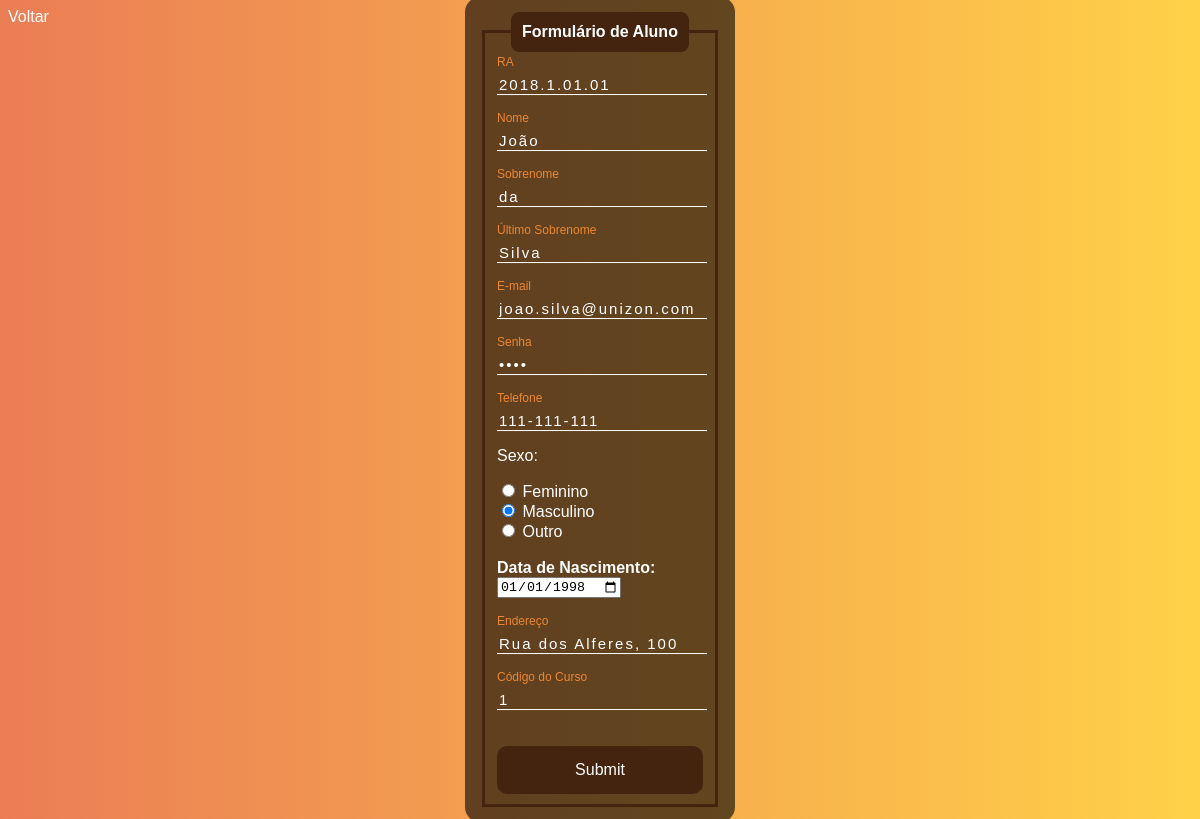
The page /editAluno.php?id=1 on the database its author committed.
### tables this page shows
CREATE TABLE aluno (
    id INT NOT NULL AUTO_INCREMENT,
    RA VARCHAR(13) NOT NULL UNIQUE,
    pNome VARCHAR(30) NOT NULL, 
    mNome VARCHAR(30) NOT NULL,
    uNome VARCHAR(30) NOT NULL, 
    dataNasc DATE NOT NULL,
    sexo VARCHAR(30) NOT NULL,
    endereco VARCHAR(50) NOT NULL,
    senha VARCHAR(50) NOT NULL,
    email VARCHAR(50) NOT NULL,
    telefone VARCHAR(30),
    codCurso INT,
    FOREIGN KEY (codCurso) REFERENCES curso(codCurso) ON UPDATE CASCADE ON DELETE CASCADE,
    PRIMARY KEY (id, RA) 
);

### editAluno.php (the view, shortened to what this page needs)
<?php
  if(!empty($_GET['id']))
  {
    include_once('config.php');
    $id = $_GET['id'];
    $sqlSelect = "SELECT * FROM aluno WHERE id=$id";
    $result = $conexao->query($sqlSelect);
    if($result->num_rows > 0)
    {
      while($user_data = mysqli_fetch_assoc($result)){
        $RA = $user_data['RA'];
        $pNome = $user_data['pNome'];
        $mNome = $user_data['mNome'];
        $uNome = $user_data['uNome'];
        $email = $user_data['email'];
        $senha = $user_data['senha'];
        $telefone = $user_data['telefone'];
        $sexo = $user_data['sexo'];
        $dataNasc = $user_data['dataNasc'];
        $endereco = $user_data['endereco'];
        $codCurso = $user_data['codCurso'];
      }
    }
    else{
      header('Location: listarAlunos.php');
    }
  }
  else{
    header('Location: listarAlunos.php');
  }
?>
<!DOCTYPE html>
<html>
<head>
</head>
<body class="formulario">
  <a class="voltar"href="listarAlunos.php">Voltar</a>
  <div class="tela-formulario">
    <form action="saveEditAluno.php" method="POST">
      <fieldset>
        <legend><b>Formulário de Aluno</b></legend>
        <br>
        <div class="inputBox">
          <input type="text" name="RA" id="RA" class="inputUser" value="<?php echo $RA ?>" required>
          <label class="labelInput" for="RA">RA</label>
        </div>
        <br><br>
        <div class="inputBox">
          <input type="text" name="pNome" id="pNome" class="inputUser" value="<?php echo $pNome ?>" required>
          <label class="labelInput" for="pNome">Nome</label>
        </div>
        <br><br>
        <div class="inputBox">
          <input type="text" name="mNome" id="mNome" class="inputUser" value="<?php echo $mNome ?>" required>
          <label class="labelInput" for="mNome">Sobrenome</label>
        </div>
        <br><br>
        <div class="inputBox">
          <input type="text" name="uNome" id="uNome" class="inputUser" value="<?php echo $uNome ?>" required>
          <label class="labelInput" for="uNome">Último Sobrenome</label>
        </div>
        <br><br>
        <div class="inputBox">
          <input type="text" name="email" id="email" class="inputUser" value="<?php echo $email ?>"required>
          <label class="labelInput" for="email">E-mail</label>
        </div>
        <br><br>
        <div class="inputBox">
          <input type="password" name="senha" id="senha" class="inputUser" value="<?php echo $senha ?>" required>
          <label class="labelInput" for="senha">Senha</label>
        </div>
        <br><br>
        <div class="inputBox">
            <input type="tel" name="telefone" id="telefone" class="inputUser" value="<?php echo $telefone ?>" required>
            <label class="labelInput" for="telefone">Telefone</label>
        </div>
        <p>Sexo:</p>
        <input type="radio" name="sexo" id="feminino" value="feminino" <?php echo ($sexo == 'feminino') ? 'checked': '' ?> required>
        <label for="feminino">Feminino</label>
        <br>
        <input type="radio" name="sexo" id="masculino" value="masculino" <?php echo ($sexo == 'masculino') ? 'checked': '' ?> required>
        <label for="masculino">Masculino</label>
        <br>
        <input type="radio" name="sexo" id="outro" value="outro" <?php echo ($sexo == 'outro') ? 'checked': '' ?> required>
        <label for="outro">Outro</label>
        <br><br>
        <label for="dataNasc"><b>Data de Nascimento:</b></label>
        <input type="date" name="dataNasc" id="dataNasc"  value="<?php echo $dataNasc ?>" required>
        <br><br><br>
        <div class="inputBox">
            <input type="text" name="endereco" id="endereco" class="inputUser" value="<?php echo $endereco ?>" required>
            <label class="labelInput" for="endereco">Endereço</label>
        </div>
        <br><br>
        <div class="inputBox">
            <input type="text" name="codCurso" id="codCurso" class="inputUser" value="<?php echo $codCurso ?>" required>
            <label class="labelInput" for="codCurso">Código do Curso</label>
        </div>
        <br><br>
        <input type="submit" name="update" id="update">
      </fieldset>
    </form>
  </div>
</body>
</html>

### editAluno.php (style rules this page uses)
body { font-family: Arial, Helvetica, sans-serif; }
.formulario { background: linear-gradient(to right, #eb7d55, #ffd148 ); }
.tela-formulario { color: white; position: absolute; top: 50%; left: 50%; transform: translate(-50%, -50%); background-color: rgba(0, 0, 0, 0.6); padding: 15px; border-radius: 15px; width: 20%; }
.tela-formulario fieldset { border: 3px solid #44240e; }
.tela-formulario legend { border: 1px solid #44240e; padding: 10px; text-align: center; background-color: #44240e; border-radius: 8px; }
.inputBox { position: relative; }
.inputUser { background: none; border: none; border-bottom: 1px solid white; outline: none; color: white; font-size: 15px; width: 100%; letter-spacing: 2px; }
.labelInput { position: absolute; top: 0px; left: 0px; pointer-events: none; transition: .5s; }
.inputUser:focus ~ .labelInput, .inputUser:valid ~ .labelInput { top: -20px; font-size: 12px; color: #ed8631; }
#update { background: #44240e; width: 100%; border: none; color: white; padding: 15px; font-size: 16px; cursor: pointer; border-radius: 10px; }
.voltar { text-decoration: none; color:white; }

### rows shown on the page
aluno: RA "2018.1.01.01", pNome "João", mNome "da", uNome "Silva", email "joao.silva@unizon.com", telefone "111-111-111", sexo "☐ Feminino", sexo "☑ Masculino", sexo "☐ Outro", dataNasc "01/01/1998", endereco "Rua dos Alferes, 100", codCurso "1"
